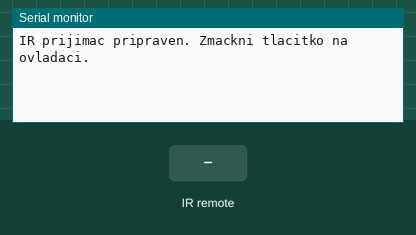
Recording of a sketch running on a simulated Arduino Uno, built with avr-gcc and run on an emulated ATmega328P. Shown: the last lines printed to the serial monitor. The test bench sets the inputs (shaded band).

Above: at 1.2 s.
1.3 s: infrared code 0xBA45FF00 received
At 2.5 s:
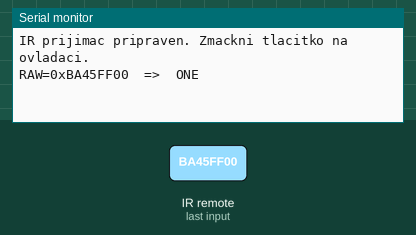
2.8 s: infrared code 0xB946FF00 received
At 3.9 s:
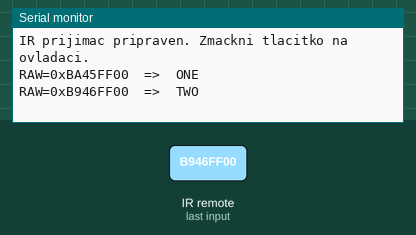
4.3 s: infrared code 0xB847FF00 received
At 5.0 s:
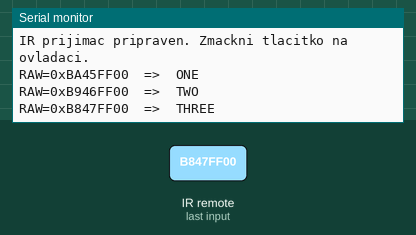
5.8 s: infrared code 0xBB44FF00 received
At 6.2 s:
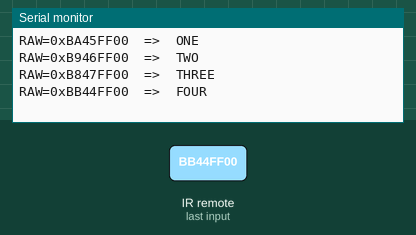
7.3 s: infrared code 0xBF40FF00 received
At 8.5 s:
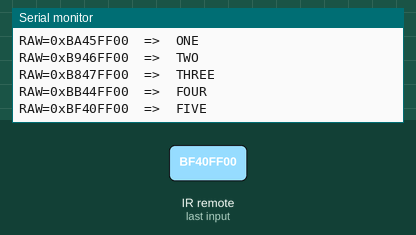
8.8 s: infrared code 0xBC43FF00 received
At 9.7 s:
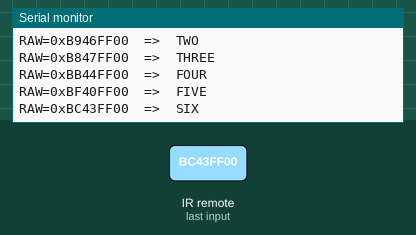

The sketch:

Arduino_IR_remote_testing_signal_handeling.ino
```cpp
#include <IRremote.h>

#define IR_PIN 2

// --- KONSTANTY PRO TVÁ TLAČÍTKA ---
const unsigned long ONE      = 0xBA45FF00;
const unsigned long TWO      = 0xB946FF00;
const unsigned long THREE    = 0xB847FF00;
const unsigned long FOUR     = 0xBB44FF00;
const unsigned long FIVE     = 0xBF40FF00;
const unsigned long SIX      = 0xBC43FF00;
const unsigned long SEVEN    = 0xF807FF00;
const unsigned long EIGHT    = 0xEA15FF00;
const unsigned long NINE     = 0xF609FF00;
const unsigned long STARBTN  = 0xE916FF00;
const unsigned long ZERO     = 0xE619FF00;
const unsigned long HASHBTN  = 0xF20DFF00;
const unsigned long UPBTN    = 0xE718FF00;
const unsigned long LEFTBTN  = 0xF708FF00;
const unsigned long OKBTN    = 0xE31CFF00;
const unsigned long RIGHTBTN = 0xA55AFF00;
const unsigned long DOWNBTN  = 0xAD52FF00;

void setup() {
  Serial.begin(115200);
  IrReceiver.begin(IR_PIN, ENABLE_LED_FEEDBACK);
  Serial.println("IR prijimac pripraven. Zmackni tlacitko na ovladaci.");
}

void loop() {
  if (!IrReceiver.decode()) return;

  unsigned long signal = IrReceiver.decodedIRData.decodedRawData;

  // --- LADICI VYSTUP ---

  Serial.print("RAW=0x");
  Serial.print(signal, HEX);
  Serial.print("  =>  ");

  switch (signal) {
    case ONE:      Serial.println("ONE"); break;
    case TWO:      Serial.println("TWO"); break;
    case THREE:    Serial.println("THREE"); break;
    case FOUR:     Serial.println("FOUR"); break;
    case FIVE:     Serial.println("FIVE"); break;
    case SIX:      Serial.println("SIX"); break;
    case SEVEN:    Serial.println("SEVEN"); break;
    case EIGHT:    Serial.println("EIGHT"); break;
    case NINE:     Serial.println("NINE"); break;
    case ZERO:     Serial.println("ZERO"); break;
    case STARBTN:  Serial.println("* (STAR)"); break;
    case HASHBTN:  Serial.println("# (HASH)"); break;
    case UPBTN:    Serial.println("UP"); break;
    case DOWNBTN:  Serial.println("DOWN"); break;
    case LEFTBTN:  Serial.println("LEFT"); break;
    case RIGHTBTN: Serial.println("RIGHT"); break;
    case OKBTN:    Serial.println("OK"); break;
    case 0x0:      Serial.println("REPEAT (držení tlacitka)"); break;
    default:       Serial.println("Neznamy kod"); break;
  }

  IrReceiver.resume();
}
```

Measured:
- after the input at 1.3 s, the serial monitor: prints a new line at once (image 1)
- after the input at 2.8 s, the serial monitor: prints a new line at once (image 2)
- after the input at 4.3 s, the serial monitor: prints a new line at once (image 3)
- after the input at 5.8 s, the serial monitor: prints a new line at once (image 4)
- after the input at 7.3 s, the serial monitor: prints a new line at once (image 5)
- after the input at 8.8 s, the serial monitor: prints a new line at once (image 6)
